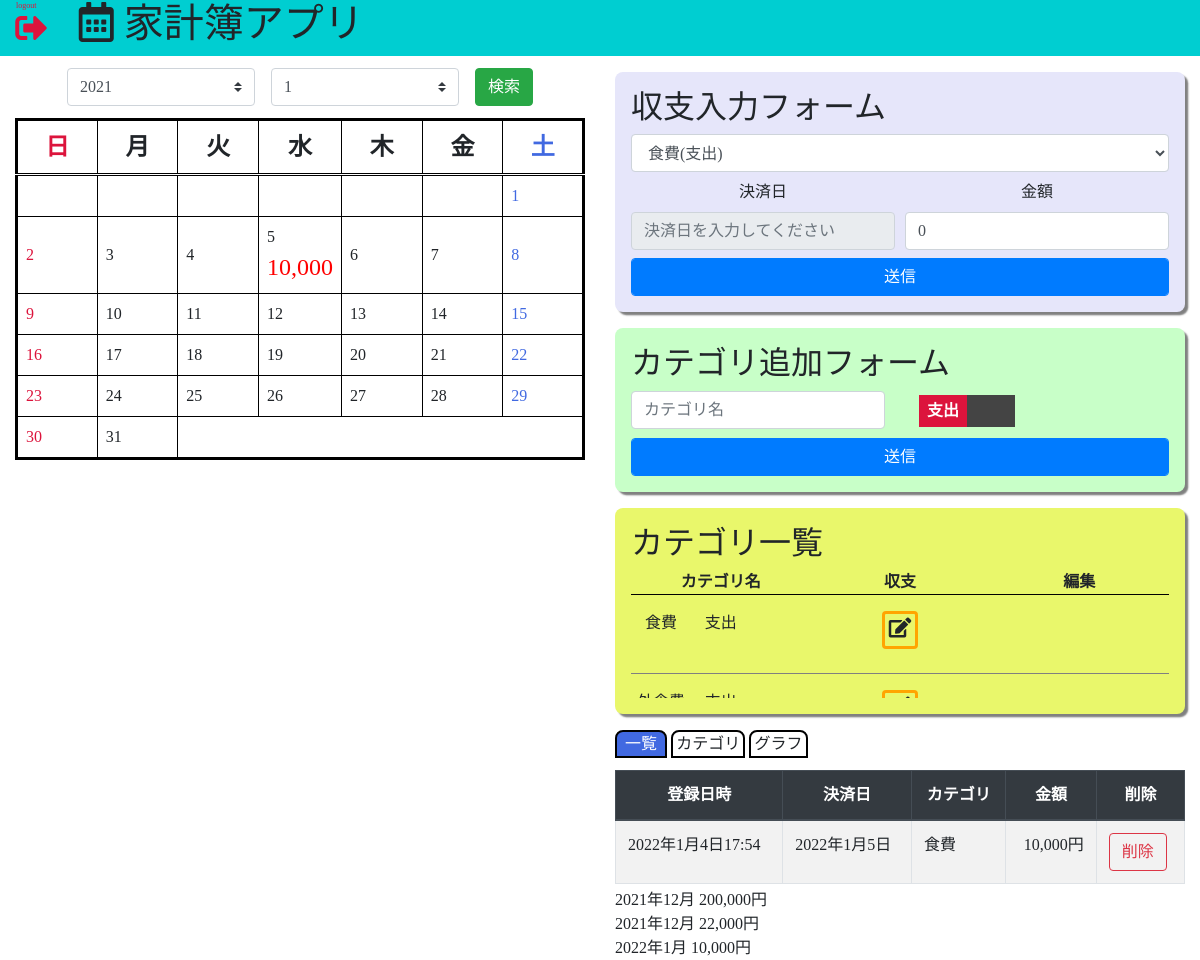
The app's page / (signed in) with its own data.
### finance/models.py (models this page shows, shortened)
class Category(models.Model):
    class Meta:
        db_table = "category"
    name    = models.CharField(verbose_name="カテゴリ名",max_length=20)
    income  = models.BooleanField(verbose_name="収入フラグ",default=False)
    user    = models.ForeignKey(User, verbose_name="投稿者", on_delete=models.CASCADE, null=True,blank=True)

class Balance(models.Model):
    class Meta:
        db_table = "balance"
    dt          = models.DateTimeField(verbose_name="投稿日時",default=timezone.now)
    pay_date    = models.DateField(verbose_name="決済日")
    category    = models.ForeignKey(Category,verbose_name="カテゴリ",on_delete=models.PROTECT)
    value       = models.IntegerField(verbose_name="金額")
    user        = models.ForeignKey(User, verbose_name="投稿者", on_delete=models.CASCADE, null=True,blank=True)

### finance/views.py (the view, shortened to what this page needs)
class IndexView(LoginRequiredMixin,View):
    def calc(self, balances):
        today       = ""
        before_day  = ""
        day_balances = []
        dic         = { "day":"","income":0,"spending":0 }
        for balance in balances:
            today   = str(balance.pay_date.day)
            if today != before_day:
                if dic["day"] != "":
                    day_balances.append(dic)
                dic         = { "day":"","income":0,"spending":0 }
                dic["day"]  = today
            if balance.category.income:
                dic["income"] += balance.value
            else:
                dic["spending"] += balance.value
            before_day  = today
        day_balances.append(dic)
        print(day_balances)
        return day_balances
    def get(self, request, *args, **kwargs):
        context     = {}
        context["categories"]  = Category.objects.filter(user=request.user.id).order_by("income")
        form    = YearMonthForm(request.GET)
        if form.is_valid():
            cleaned_data    = form.clean()
            print(cleaned_data["month"])
            print(cleaned_data["year"])
            dt  = datetime.datetime(year=cleaned_data["year"],month=cleaned_data["month"],day=1)
            context["balances"]     = Balance.objects.filter(pay_date__year=cleaned_data["year"],pay_date__month=cleaned_data["month"],user=request.user.id).order_by("pay_date")
        else:
            dt  = datetime.datetime.now()
            dt  = dt.replace(day=1)
            context["balances"]     = Balance.objects.filter(pay_date__year=dt.year,pay_date__month=dt.month,user=request.user.id).order_by("pay_date")
        init_dt = dt
        oldest_balance  = Balance.objects.order_by("pay_date").first()
        newest_balance  = Balance.objects.order_by("-pay_date").first()
        if oldest_balance:
            oldest_pay_date   = oldest_balance.pay_date
        else:
            oldest_pay_date   = datetime.date.today()
        if newest_balance:
            newest_pay_date   = newest_balance.pay_date
        else:
            newest_pay_date   = datetime.date.today()
        year_list   = []
        oldest_year = oldest_pay_date.year
        newest_year = newest_pay_date.year
        for i in range(oldest_year,newest_year+1,1):
            year_list.append(i)
        context["year_list"]    = year_list
        context["month"]        = dt.month
        print(oldest_pay_date)
        print(newest_pay_date)
        day_balances    = self.calc(context["balances"])
        month       = dt.month
        month_date  = []
        week_date   = []
        """
        [ ['  ', '  ', '1 ', '2 ', '3 ', '4 ', '5 '],
          ['6 ', '7 ', '8 ', '9 ', '10', '11', '12'],
          ['13', '14', '15', '16', '17', '18', '19'],
          ['20', '21', '22', '23', '24', '25', '26'],
          ['27', '28', '29', '30']
          ]

          [ {"dt":'6 ',"income":3000,"spending":600 }, '7 ', '8 ', '9 ', '10', '11', '12'],
        """
        if dt.weekday() != 6:
            for i in range(dt.weekday()+1):
                week_date.append("")
        while month == dt.month:
            dic = {"day":str(dt.day),"income":0,"spending":0 }
            flag    = False
            for day_balance in day_balances:
                if dic["day"] == day_balance["day"]:
                    week_date.append(day_balance)
                    flag    = True
                    break
            if not flag:
                week_date.append(dic)
            dt  = dt + datetime.timedelta(days=1)
            if dt.weekday() == 6:
                month_date.append(week_date)
                week_date   = []
        if dt.weekday() != 6:
            month_date.append(week_date)
        context["month_date"]   = month_date
        categories  = Category.objects.filter(user=request.user.id).order_by("income")
        category_of_balances    = []
        for category in categories:
            print(init_dt.year)
            print(init_dt.month)
            balances    = Balance.objects.filter(pay_date__year=init_dt.year, pay_date__month=init_dt.month, user=request.user.id, category=category.id)
            total       = 0
            for balance in balances:
                total += balance.value
            dic = {}
            dic["income"]   = category.income
            dic["category"] = category.name
            dic["total"]    = total
            data            = dic.copy()
            category_of_balances.append(data)
        context["category_of_balances"] = category_of_balances
        context["monthly_income"]   = Balance.objects.filter(user=request.user.id,category__income=True).annotate(date=TruncMonth("pay_date")).values("date").annotate(count=Count("id"),amount=Sum("value")).values("date","amount", "count").order_by("date")
        context["monthly_spending"] = Balance.objects.filter(user=request.user.id,category__income=False).annotate(date=TruncMonth("pay_date")).values("date").annotate(count=Count("id"),amount=Sum("value")).values("date","amount", "count").order_by("date")
        """
        context["monthly"]  = Balance.objects.filter(user=request.user.id,category__income=True).annotate(date=TruncMonth("pay_date")).values("date").annotate(
                                count=Count("id"),amount=Sum("value")).values("date","amount", "count").order_by("-date")
        """
        return render(request,"finance/index.html",context)

### templates/finance/index.html (shortened to what this page needs)
{% load static %}
{% load humanize %}
<!DOCTYPE html>
<html lang="ja">
<head>
    <link rel="stylesheet" href="https://stackpath.bootstrapcdn.com/bootstrap/4.4.1/css/bootstrap.min.css">
    <link rel="stylesheet" href="https://pro.fontawesome.com/releases/v5.10.0/css/all.css">
    <link rel="stylesheet" href="https://cdn.jsdelivr.net/npm/flatpickr/dist/flatpickr.min.css">
    <link rel="stylesheet" href="{% static 'finance/css/style.css' %}">
</head>
<body>
    <header class="header_area">
        <a class="header_link" href="{% url 'account_logout' %}"><i class="fas fa-sign-out-alt"></i><div class="logout">logout</div></a>
        <h1 class="header_title" ><i class="far fa-calendar-alt"></i> 家計簿アプリ</h1>
    </header>
    <div class="row mx-0">
        <div class="col-md-6">{% include "finance/calender.html" %}</div>
        <div class="col-md-6">{% include "finance/list.html" %}</div>
    </div>
</body>
</html>

### templates/finance/calender.html (shortened to what this page needs)
{% load humanize %}
<div class="mx-5 year_month_select">
    <form action="" method="GET">
        <div class="d-flex p-1 bd-highlight" >
            <select class="mr-3 custom-select" name="year">
                {% for year in year_list %}
                <option value="{{ year }}" {% if year == request.GET.year %}selected{% endif %}>{{ year }}</option>
                {% endfor %}
            </select>
            <select class="mr-3 custom-select"  name="month">
                <option value="1"  {% if month == 1 %}selected{% endif %}>1</option>
            </select>
            <input class="btn btn-success" type="submit" value="検索">
        </div>
    </form>
</div>
<table class="calender">
    <thead>
        <tr class="calender_head">
            <td>日</td>
            <td>月</td>
            <td>火</td>
            <td>水</td>
            <td>木</td>
            <td>金</td>
            <td>土</td>
        </tr>
    </thead>
    <tbody>
        {% for week_date in month_date %}
        <tr>
            {% for day in week_date %}
            <td>
                <div class="day_cell">
                    <div>{{ day.day }}</div>
                    <div class="day_detail">{{ day.spending|default:""|intcomma }}</div>
                </div>
            </td>
            {% endfor %}
        </tr>
        {% endfor %}
    </tbody>
</table>

### templates/finance/list.html (shortened to what this page needs)
{% load humanize %}
<div class="balance_form_area">
    <h2>収支入力フォーム</h2>
    <form action="" method="POST">
        <select class="form-control" name="category">
            {% for category in categories %}
                <option value="{{ category.id }}">{{ category.name }}({% if category.income %}収入{% else %}支出{% endif %})</option>
            {% endfor %}
        </select>
        <div class="form-row my-2">
            <div class="col-sm-6">
                <label>決済日</label>
                <input class="form-control" type="text" name="pay_date" readonly placeholder="決済日を入力してください">
            </div>
            <div class="col-sm-6">
                <label>金額</label>
                <input class="form-control" type="number" name="value" value="0">
            </div>
        </div>
        <input class="btn btn-primary form-control" type="submit" value="送信">
    </form>
</div>
<div class="category_form_area">
    <h2>カテゴリ追加フォーム</h2>
    <form action="{% url 'finance:category' %}" method="POST">
        <div class="row">
            <div class="col"><input class="form-control category_name" type="text" name="name" placeholder="カテゴリ名"></div>
            <div class="col"><input id="income_chk" class="income_chk" type="checkbox" name="income"><label class="income_chk_label" for="income_chk"></label></div>
        </div>
        <input class="btn btn-primary form-control" type="submit" value="送信">
    </form>
</div>
<div class="category_view_area">
    <h2>カテゴリ一覧</h2>
    <div class="category_table">
        <div class="category_th">
            <div>カテゴリ名</div>
            <div>収支</div>
            <div>編集</div>
        </div>
        {% for category in categories %}
        <div class="category_tb">
            <div class="category_content">
                <div class="category_content_col">{{ category.name }}</div>
                <div class="category_content_col">{% if category.income %}収入{% else %}支出{% endif %}</div>
            </div>
                <div>
                    <label for="category_{{ category.id }}" class="category_edit_label"><i class="fas fa-edit"></i></label>
                </div>
        </div>
        {% endfor %}
    </div>
</div>
<input id="tab_radio_1" class="tab_radio" type="radio" name="tab_system" checked><label class="tab_label" for="tab_radio_1">一覧</label>
<input id="tab_radio_2" class="tab_radio" type="radio" name="tab_system"><label class="tab_label" for="tab_radio_2">カテゴリ</label>
<input id="tab_radio_3" class="tab_radio" type="radio" name="tab_system"><label class="tab_label" for="tab_radio_3">グラフ</label>
<div id="tab_area_1" class="tab_area">
    <table class="table table-striped table-bordered my-1">
        <thead class="thead-dark">
            <tr>
                <th class="text-center">登録日時</th>
                <th class="text-center">決済日</th>
                <th class="text-center">カテゴリ</th>
                <th class="text-center">金額</th>
                <th class="text-center">削除</th>
            </tr>
        </thead>
        <tbody>
            {% for balance in balances %}
            <tr>
                <td>{{ balance.dt }}</td>
                <td>{{ balance.pay_date }}</td>
                <td>{{ balance.category.name }}</td>
                <td class="text-right">{{ balance.value|intcomma }}円</td>
                <td>
                    <form action="{% url 'finance:balance_delete' balance.id %}" method="POST" onsubmit="if(confirm('本当に削除しますか？')){ return true } else { return false };">
                        <input style="aline-items:center;" class="btn btn-outline-danger text-center" type="submit" value="削除">
                    </form>
                </td>
            </tr>
            {% endfor %}
        </tbody>
    </table>
</div>
<div>
    {% for m in monthly_income %}
    <div>{{ m.date|date:"Y年n月" }} {{ m.amount|intcomma }}円</div>
    {% endfor %}
    {% for m in monthly_spending %}
    <div>{{ m.date|date:"Y年n月" }} {{ m.amount|intcomma }}円</div>
    {% endfor %}
</div>

### static/finance/css/style.css (style rules this page uses)
body { font-family: "Yu Gothic UI","ヒラギノ丸ゴ ProN W4"; }
.logout { position: absolute; color: white; font-size: 0.5rem; margin-left: 1rem; }
.header_area { display:flex; background:darkturquoise; }
.header_link { display:block; width:3rem; position:relative; }
.header_link i { color:white; position:absolute; font-size:2rem; top:50%; left:50%; transform:translate(-50%,-50%); margin-left: 0.5rem; }
.header_title { width:calc(100% - 3rem ); margin-left:2rem; }
.form-row { display: flex; text-align: center; }
.calender { text-align:center; font-size:1.5rem; border:solid 0.2rem black; border-radius: 2rem; margin:0.5rem auto 0; }
.calender td { padding:0.5rem; border:solid 0.1rem black; }
.calender td:nth-child(1) { color:crimson; }
.calender td:nth-child(7) { color:royalblue; }
.calender_head { font-weight:bold; border-bottom:double 0.2rem black; }
.calender { width:100%; }
.calender td { width:calc(100%/7); }
.year_month_select { text-align: center; margin-top: 0.5rem; }
.day_cell div:first-child { text-align: left; font-size: 1rem; }
.day_cell div:last-child { color: red; }
.category_form_area { background:rgb(200, 255, 200); padding:1rem; margin:1rem 0; border-radius:0.5rem; box-shadow: 0.2rem 0.2rem 0.1rem gray; }
.balance_form_area { background:lavender; padding:1rem; margin:1rem 0; border-radius:0.5rem; box-shadow: 0.2rem 0.2rem 0.1rem gray; }
.income_chk_label { display:inline-block; position:relative; width:6rem; height:2rem; margin:0.25rem; background:#444; transition:0.2s; cursor:pointer; }
.income_chk_label:before { content:"支出"; font-weight:bold; color:white; position:absolute; top:0; left:0; width:50%; height:100%; background:crimson; transition:0.2s; display: flex; justify-content: center; align-items: center; }
.category_view_area { background-color: rgb(233, 247, 107); border-radius:0.5rem; padding:1rem; margin:1rem 0; box-shadow: 0.2rem 0.2rem 0.1rem gray; }
.category_table { height: 8rem; overflow: auto; }
.category_th, .category_tb { display: flex; text-align: center; }
.category_th { position: sticky; top: 0; background-color: rgb(233, 247, 107); font-weight: bold; border-bottom: solid black 0.1rem; }
.category_tb { border-bottom:solid gray 0.1rem; padding: 1rem 0; }
.category_th div,.category_tb div { width:calc(100%/3); }
.category_content , .category_edit_form { width:(calc(100%*2/3)); }
.category_content { display:flex; }
.category_content_col { width:50%; }
.category_edit_label { padding:0.25rem; border:solid 0.2rem orange; border-radius:0.25rem; cursor:pointer; }
.category_edit_label i { font-size:1.25rem; }
.tab_area { display:none; }
.tab_label { border:solid 0.15rem black; padding:0 0.2rem; background:white; cursor:pointer; border-radius: 0.5rem 0.5rem 0 0; }
input[type="radio"].tab_radio:checked + .tab_label { background:royalblue; color:white; padding:0 0.5rem; }
input[type="radio"]#tab_radio_1:checked ~ #tab_area_1 { display:block; }

### records on screen
Category: name "食費", income "支出"
Balance: dt "2022年1月4日17:54", pay_date "2022年1月5日", category.name "食費", value "10,000"

### other values on screen
{{ day.day }} "1" "2" "3" "4" "5" "6" "7" "8" "9" "10" "11" "12" "13" "14" "15" "16" "17" "18" "19" "20" "21" "22" "23" "24" "25" "26" "27" "28" "29" "30" "31"
{{ day.spending|default:""|intcomma }} "10,000"
{{ m.date|date:"Y年n月" }} "2021年12月"
{{ m.amount|intcomma }} "200,000"
{{ m.date|date:"Y年n月" }} "2021年12月" "2022年1月"
{{ m.amount|intcomma }} "22,000" "10,000"
form field year "2021"
form field category "食費(支出)"
